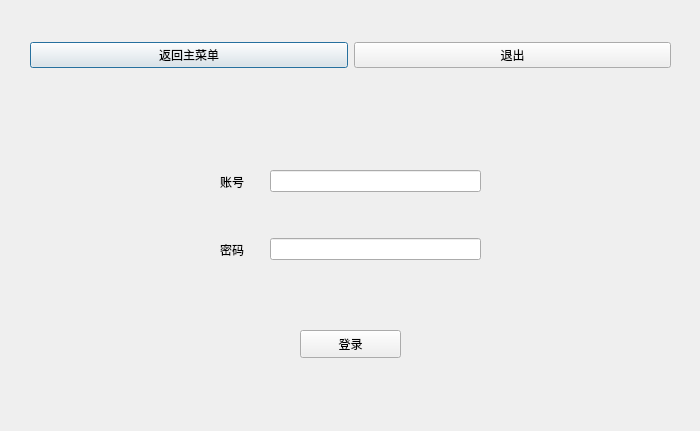
<?xml version="1.0" encoding="UTF-8"?>
<ui version="4.0">
 <class>ManLogin</class>
 <widget class="QDialog" name="ManLogin">
  <property name="geometry">
   <rect>
    <x>0</x>
    <y>0</y>
    <width>700</width>
    <height>431</height>
   </rect>
  </property>
  <property name="maximumSize">
   <size>
    <width>700</width>
    <height>431</height>
   </size>
  </property>
  <property name="windowTitle">
   <string>Dialog</string>
  </property>
  <widget class="QWidget" name="verticalLayoutWidget">
   <property name="geometry">
    <rect>
     <x>270</x>
     <y>130</y>
     <width>211</width>
     <height>171</height>
    </rect>
   </property>
   <layout class="QVBoxLayout" name="verticalLayout">
    <item>
     <widget class="QLineEdit" name="lineEdit"/>
    </item>
    <item>
     <widget class="QLineEdit" name="lineEdit_2"/>
    </item>
   </layout>
  </widget>
  <widget class="QWidget" name="verticalLayoutWidget_2">
   <property name="geometry">
    <rect>
     <x>220</x>
     <y>150</y>
     <width>41</width>
     <height>131</height>
    </rect>
   </property>
   <layout class="QVBoxLayout" name="verticalLayout_2">
    <item>
     <widget class="QLabel" name="label">
      <property name="text">
       <string>账号</string>
      </property>
     </widget>
    </item>
    <item>
     <widget class="QLabel" name="label_2">
      <property name="text">
       <string>密码</string>
      </property>
     </widget>
    </item>
   </layout>
  </widget>
  <widget class="QWidget" name="horizontalLayoutWidget">
   <property name="geometry">
    <rect>
     <x>30</x>
     <y>30</y>
     <width>641</width>
     <height>51</height>
    </rect>
   </property>
   <layout class="QHBoxLayout" name="horizontalLayout">
    <item>
     <widget class="QPushButton" name="pushButton_2">
      <property name="text">
       <string>返回主菜单</string>
      </property>
     </widget>
    </item>
    <item>
     <widget class="QPushButton" name="pushButton">
      <property name="text">
       <string>退出</string>
      </property>
     </widget>
    </item>
   </layout>
  </widget>
  <widget class="QPushButton" name="pushButton_3">
   <property name="geometry">
    <rect>
     <x>300</x>
     <y>330</y>
     <width>101</width>
     <height>28</height>
    </rect>
   </property>
   <property name="text">
    <string>登录</string>
   </property>
  </widget>
 </widget>
 <resources/>
 <connections/>
</ui>
